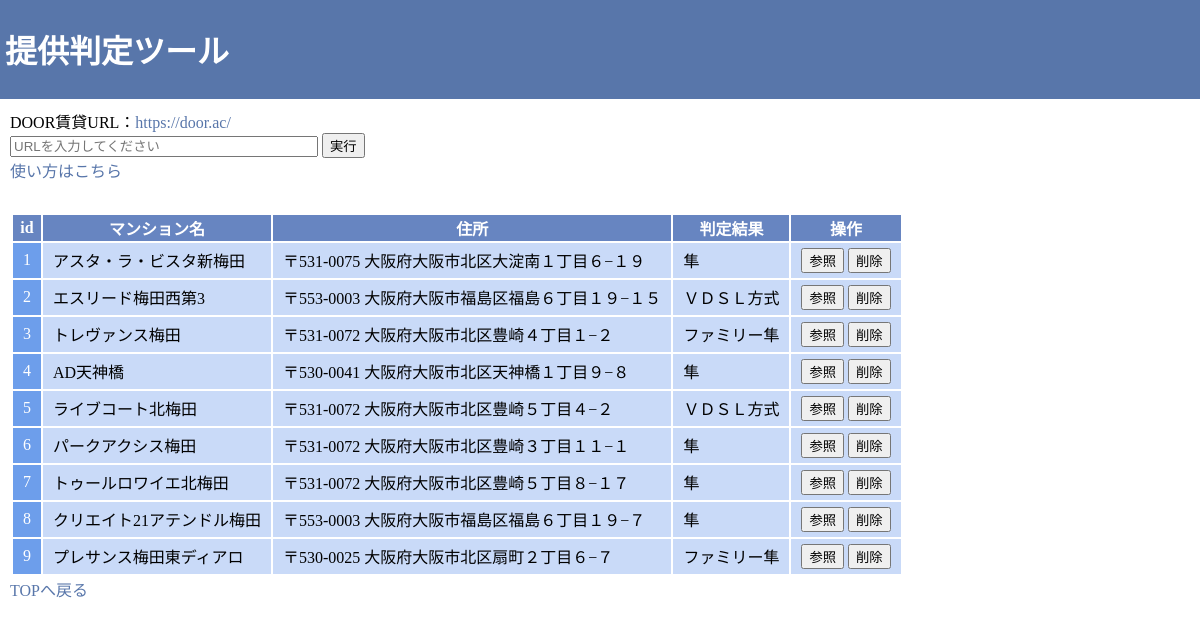
Before: / with the older database file.
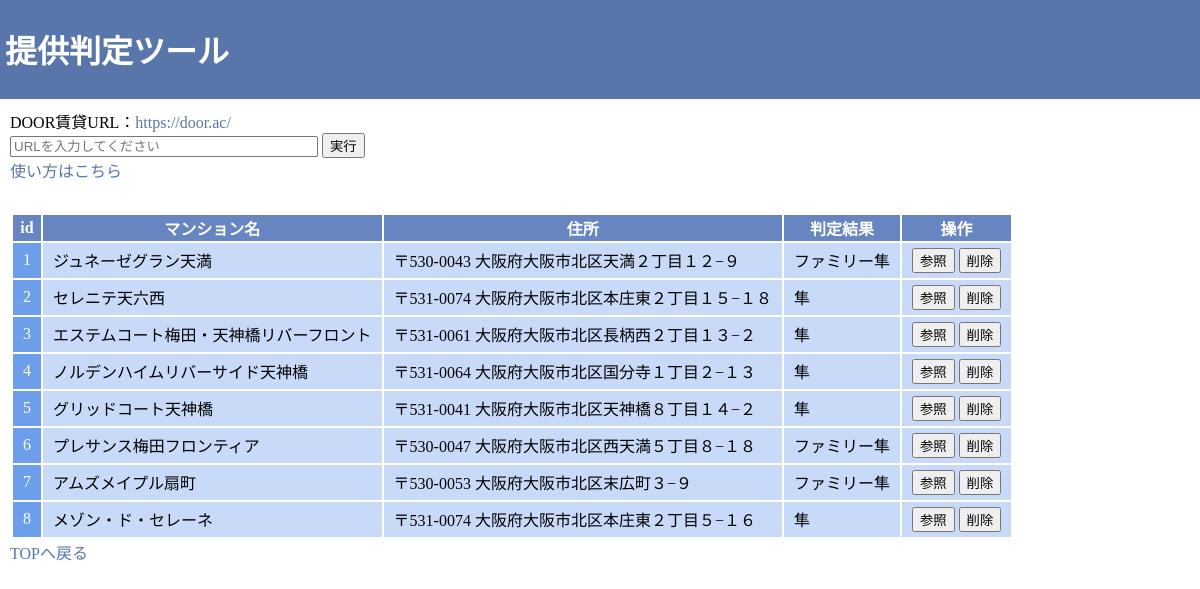
After: the same page with the newer database file.
### tables this page shows
CREATE TABLE teikyou_hantei(id int PRIMARY KEY, mansion_name text, address text, result text, transaction_id text, created_datetime TIMESTAMP DEFAULT (datetime(CURRENT_TIMESTAMP,'localtime')));

### app/app.py (the view)
@app.route("/")
def index():
    conn = sqlite3.connect('teikyou_hantei.db')
    cur = conn.cursor()
    if get_mansion.table_isexist(conn, cur) == False:
        get_mansion.create_table(conn, cur)
        contents = ""
    else:
        contents = get_mansion.get_all()
    return render_template("index.html", contents=contents)

### get_mansion.py (called while the page is built)
def table_isexist(conn, cur):
    cur.execute("""
        SELECT COUNT(*) FROM sqlite_master
        WHERE TYPE='table' AND name='teikyou_hantei'
        """)
    if cur.fetchone()[0] == 0:
        return False
    return True

def get_all():
    conn = sqlite3.connect('teikyou_hantei.db')
    cur = conn.cursor()
    contents = cur.execute('SELECT * FROM teikyou_hantei').fetchall()
    return contents

### app/templates/index.html (shortened to what this page needs)
<!DOCTYPE html>
<html lang="ja">
    <head>
        <link rel="stylesheet" href="../../static/css/style.css">
    </head>
    <body>
        <div class="header">
            <a href='/'><h1>提供判定ツール</h1></a>
        </div>
        <div class="body">
            <form action="/result" method="POST">
                    DOOR賃貸URL：<a href="https://door.ac/" target="_blank">https://door.ac/</a>
                <div>
                    <input type="text" name="url" placeholder="URLを入力してください" style="width:300px;" onclick="return check()">
                    <input type="submit" value="実行">
                </div>
        </form>
            <a href="/howto">使い方はこちら</a>
        <table class="table table-striped table-hover">
            <tr>
                <th>id</th>
                <th>マンション名</th>
                <th>住所</th>
                <th>判定結果</th>
                <th>操作</th>
            </tr>
            {% for content in contents %}
            <tr>
                <td>{{ content[0] }}</td>
                <td>{{ content[1] }}</td>
                <td>{{ content[2] }}</td>
                <td>{{ content[3] }}</td>
                <td>
                    <a href="/view/{{ content[0] }}"><button class="btn btn-primary">参照</button></a>
                    <form action="/delete/{{ content[0] }}" style="display: inline" method="post">
                        <input class="btn btn-danger" type="submit" value="削除" onclick='return confirm("削除しますがよろしいですか？")';>
                    </form>
                </td>
            </tr>
            {% endfor %}
        </table>
            <a href='/'>TOPへ戻る</a>
        </div>
    </body>
</html>

### app/static/css/style.css (style rules this page uses)
body { margin:0px; width:100%; }
.header { background-color:#5876AA; display:flex; }
h1 { color:#fff; padding:5px; }
a { color:#5876AA; text-decoration:none; }
.body { padding:10px; }
table { margin-top:30px; border:0.5px solid #fff; }
th { background-color: #6785C1; color:#fff; }
td:first-child { text-align:center; background-color: #6D9EEB; color: #fff; }
td { padding:5px 10px; background-color:#C9DAF8; }

Changed rows visible on the page:
removed teikyou_hantei: id "9", mansion_name "プレサンス梅田東ディアロ", address "〒530-0025 大阪府大阪市北区扇町２丁目６−７", result "ファミリー隼"
changed teikyou_hantei id 1: mansion_name "アスタ・ラ・ビスタ新梅田" → "ジュネーゼグラン天満"; address "〒531-0075 大阪府大阪市北区大淀南１丁目６−１９" → "〒530-0043 大阪府大阪市北区天満２丁目１２−９"; result "隼" → "ファミリー隼"
changed teikyou_hantei id 2: mansion_name "エスリード梅田西第3" → "セレニテ天六西"; address "〒553-0003 大阪府大阪市福島区福島６丁目１９−１５" → "〒531-0074 大阪府大阪市北区本庄東２丁目１５−１８"; result "ＶＤＳＬ方式" → "隼"
changed teikyou_hantei id 3: mansion_name "トレヴァンス梅田" → "エステムコート梅田・天神橋リバーフロント"; address "〒531-0072 大阪府大阪市北区豊崎４丁目１−２" → "〒531-0061 大阪府大阪市北区長柄西２丁目１３−２"; result "ファミリー隼" → "隼"
changed teikyou_hantei id 4: mansion_name "AD天神橋" → "ノルデンハイムリバーサイド天神橋"; address "〒530-0041 大阪府大阪市北区天神橋１丁目９−８" → "〒531-0064 大阪府大阪市北区国分寺１丁目２−１３"
changed teikyou_hantei id 5: mansion_name "ライブコート北梅田" → "グリッドコート天神橋"; address "〒531-0072 大阪府大阪市北区豊崎５丁目４−２" → "〒531-0041 大阪府大阪市北区天神橋８丁目１４−２"; result "ＶＤＳＬ方式" → "隼"
changed teikyou_hantei id 6: mansion_name "パークアクシス梅田" → "プレサンス梅田フロンティア"; address "〒531-0072 大阪府大阪市北区豊崎３丁目１１−１" → "〒530-0047 大阪府大阪市北区西天満５丁目８−１８"; result "隼" → "ファミリー隼"
changed teikyou_hantei id 7: mansion_name "トゥールロワイエ北梅田" → "アムズメイプル扇町"; address "〒531-0072 大阪府大阪市北区豊崎５丁目８−１７" → "〒530-0053 大阪府大阪市北区末広町３−９"; result "隼" → "ファミリー隼"
changed teikyou_hantei id 8: mansion_name "クリエイト21アテンドル梅田" → "メゾン・ド・セレーネ"; address "〒553-0003 大阪府大阪市福島区福島６丁目１９−７" → "〒531-0074 大阪府大阪市北区本庄東２丁目５−１６"
